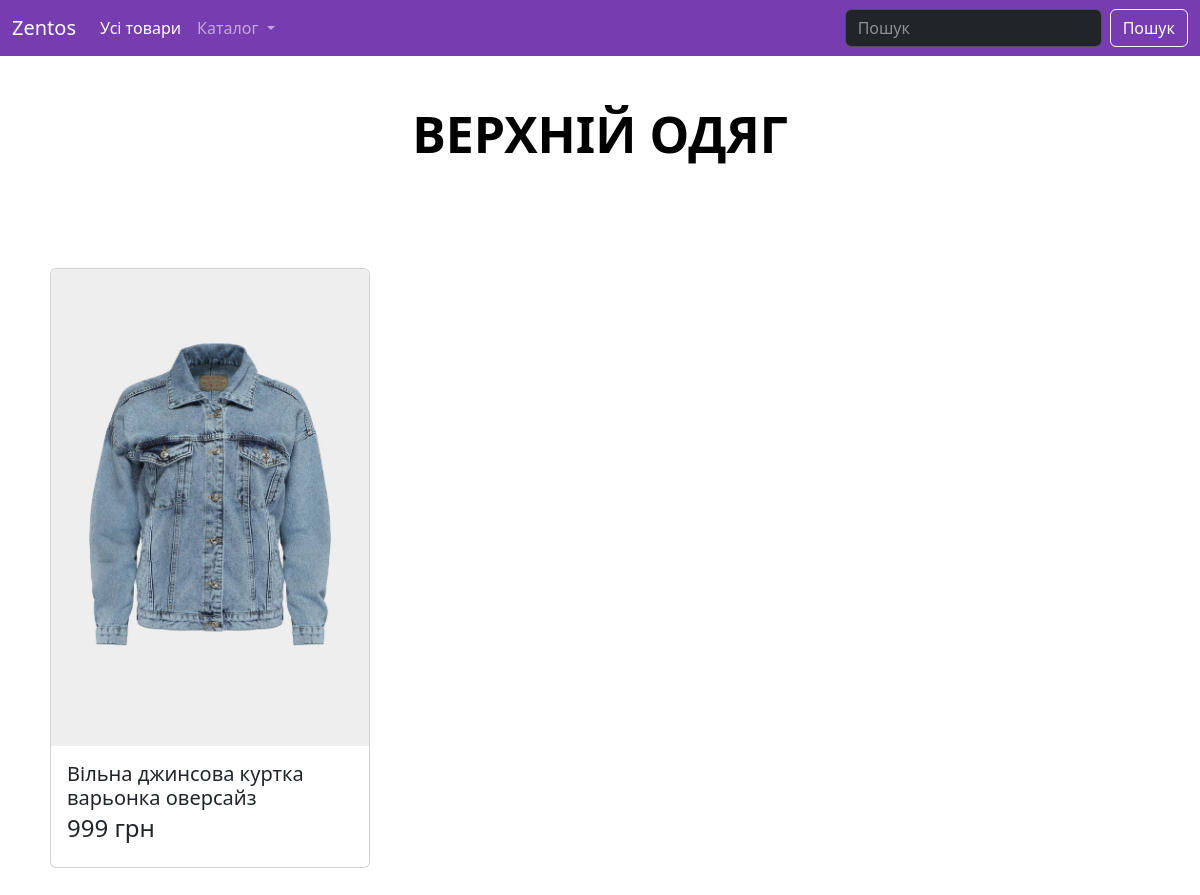
Page /category/1 on the committed database.
### tables this page shows
CREATE TABLE "category" (
	"id"	INTEGER,
	"name"	TEXT NOT NULL UNIQUE
);

CREATE TABLE "ofers" (
	"id"	INTEGER,
	"category_id"	INTEGER,
	"title"	TEXT NOT NULL,
	"text"	TEXT,
	"image"	TEXT NOT NULL,
	"price"	TEXT NOT NULL,
	"color"	INTEGER NOT NULL,
	"size"	INTEGER NOT NULL
);

### app.py (the view)
@app.route("/category/<id>")
def category(id):
    items = get_category_items(id)
    category_list = get_categorys()
    category = get_category_name(id)[0].upper()
    return render_template("category.html",category_list=category_list,category=category, items=items)

### sql_queries.py (called while the page is built)
def open():
    global conn, cursor
    conn = sqlite3.connect("sait.db")
    cursor = conn.cursor()

def close():
    cursor.close()
    conn.close()

def get_category_name(id):
    open()
    cursor.execute('''SELECT name from category WHERE id == (?)''', [id])
    category = cursor.fetchone()
    conn.commit()
    close()
    return category

def get_category_items(id):
    open()
    cursor.execute('''SELECT * from ofers WHERE category_id == (?)''', [id])
    items = cursor.fetchall()
    conn.commit()
    close()
    return items

def get_categorys():
    open()
    cursor.execute('''SELECT * from category''')
    data = cursor.fetchall()
    conn.commit()
    close()
    return data

### templates/category.html (shortened to what this page needs)
{% extends 'base.html' %}
{% block main %}
    <main class="container-fluid p-0">
        <h1 class = "text-center my-5">{{category}}</h1>
          <div class="posts container py-5">
            <div class="card-group">
              {% for item in items %}
              <div class="card m-2" style="min-width : 18rem ; max-width : 20rem">
                <img src="{{ url_for('static', filename='image/' + item[4]) }}" class="card-img-top" alt="...">
                <div class="card-body">
                  <h5 class="card-title">{{item[2]}}</h5>
                  <h4 class="card-text">{{item[5]}} грн</h4>
                </div>
            </div>
              {% endfor %}
          </div>
          </div>
    </main>
{% endblock main %}

### static/style.css (style rules this page uses)
h1 { color: rgb(0, 0, 0); font-size: 50px; font-weight:bold; }
body { background-color: rgb(255, 255, 255); }

### rows in the picture
category: name "ВЕРХНІЙ ОДЯГ"
ofers: image (picture), title "Вільна джинсова куртка варьонка оверсайз", price "999"
